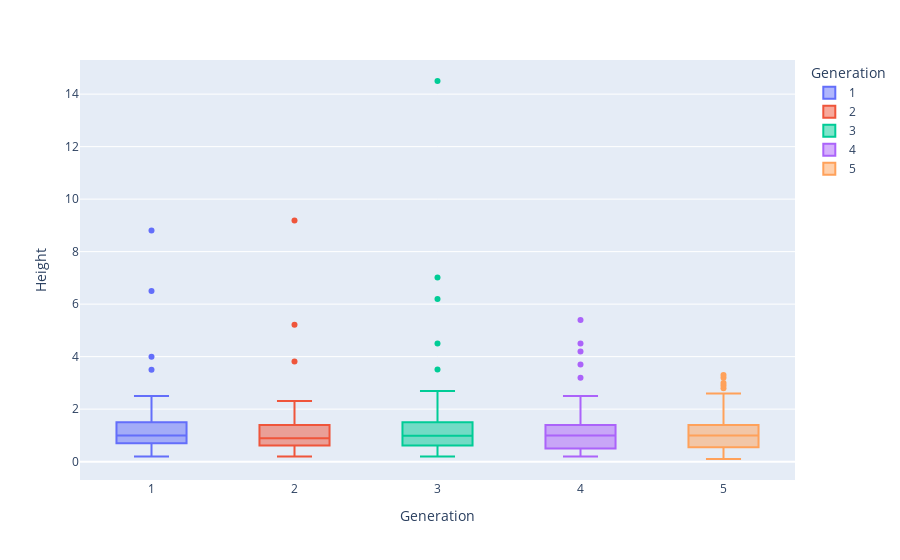

Source (notebook cell):
### Code cell
fig=px.box(pokemon, x="Generation", y="Height", hover_name="Name",
       color="Generation")

fig.show()
fig.write_html("EDAplots/HeightbyGen-box.html",include_plotlyjs='cdn')

### Figure 1 — Plotly figure (JSON) as saved in the notebook; plotly's stock layout.template omitted (floating-point values rounded to 4 significant figures; data arrays with more than 128 entries replaced by an {"elided": "..."} marker saying what was removed)
{"data": [{"alignmentgroup": "True", "hovertemplate": "<b>%{hovertext}</b><br><br>Generation=%{x}<br>Height=%{y}<extra></extra>", "hovertext": {"elided": "151 str values"}, "legendgroup": "1", "marker": {"color": "#636efa"}, "name": "1", "notched": false, "offsetgroup": "1", "orientation": "v", "showlegend": true, "type": "box", "x": {"elided": "151 int values"}, "x0": " ", "xaxis": "x", "y": {"elided": "151 float values"}, "y0": " ", "yaxis": "y"}, {"alignmentgroup": "True", "hovertemplate": "<b>%{hovertext}</b><br><br>Generation=%{x}<br>Height=%{y}<extra></extra>", "hovertext": ["Chikorita", "Bayleef", "Meganium", "Cyndaquil", "Quilava", "Typhlosion", "Totodile", "Croconaw", "Feraligatr", "Sentret", "Furret", "Hoothoot", "Noctowl", "Ledyba", "Ledian", "Spinarak", "Ariados", "Crobat", "Chinchou", "Lanturn", "Pichu", "Cleffa", "Igglybuff", "Togepi", "Togetic", "Natu", "Xatu", "Mareep", "Flaaffy", "Ampharos", "Bellossom", "Marill", "Azumarill", "Sudowoodo", "Politoed", "Hoppip", "Skiploom", "Jumpluff", "Aipom", "Sunkern", "Sunflora", "Yanma", "Wooper", "Quagsire", "Espeon", "Umbreon", "Murkrow", "Slowking", "Misdreavus", "Unown", "Wobbuffet", "Girafarig", "Pineco", "Forretress", "Dunsparce", "Gligar", "Steelix", "Snubbull", "Granbull", "Qwilfish", "Scizor", "Shuckle", "Heracross", "Sneasel", "Teddiursa", "Ursaring", "Slugma", "Magcargo", "Swinub", "Piloswine", "Corsola", "Remoraid", "Octillery", "Delibird", "Mantine", "Skarmory", "Houndour", "Houndoom", "Kingdra", "Phanpy", "Donphan", "Porygon2", "Stantler", "Smeargle", "Tyrogue", "Hitmontop", "Smoochum", "Elekid", "Magby", "Miltank", "Blissey", "Raikou", "Entei", "Suicune", "Larvitar", "Pupitar", "Tyranitar", "Lugia", "Ho-Oh", "Celebi"], "legendgroup": "2", "marker": {"color": "#EF553B"}, "name": "2", "notched": false, "offsetgroup": "2", "orientation": "v", "showlegend": true, "type": "box", "x": [2, 2, 2, 2, 2, 2, 2, 2, 2, 2, 2, 2, 2, 2, 2, 2, 2, 2, 2, 2, 2, 2, 2, 2, 2, 2, 2, 2, 2, 2, 2, 2, 2, 2, 2, 2, 2, 2, 2, 2, 2, 2, 2, 2, 2, 2, 2, 2, 2, 2, 2, 2, 2, 2, 2, 2, 2, 2, 2, 2, 2, 2, 2, 2, 2, 2, 2, 2, 2, 2, 2, 2, 2, 2, 2, 2, 2, 2, 2, 2, 2, 2, 2, 2, 2, 2, 2, 2, 2, 2, 2, 2, 2, 2, 2, 2, 2, 2, 2, 2], "x0": " ", "xaxis": "x", "y": [0.89, 1.19, 1.8, 0.51, 0.89, 1.7, 0.61, 1.09, 2.31, 0.79, 1.8, 0.71, 1.6, 0.99, 1.4, 0.51, 1.09, 1.8, 0.51, 1.19, 0.3, 0.3, 0.3, 0.3, 0.61, 0.2, 1.5, 0.61, 0.79, 1.4, 0.41, 0.41, 0.79, 1.19, 1.09, 0.41, 0.61, 0.79, 0.79, 0.3, 0.79, 1.19, 0.41, 1.4, 0.89, 0.99, 0.51, 2.01, 0.71, 0.51, 1.3, 1.5, 0.61, 1.19, 1.5, 1.09, 9.19, 0.61, 1.4, 0.51, 2.01, 0.61, 1.5, 0.89, 0.61, 1.8, 0.71, 0.79, 0.41, 1.09, 0.61, 0.61, 0.89, 0.89, 2.11, 1.7, 0.61, 1.4, 1.8, 0.51, 1.09, 0.61, 1.4, 1.19, 0.71, 1.4, 0.41, 0.61, 0.71, 1.19, 1.5, 1.91, 2.11, 2.01, 0.61, 1.19, 2.01, 5.21, 3.81, 0.61], "y0": " ", "yaxis": "y"}, {"alignmentgroup": "True", "hovertemplate": "<b>%{hovertext}</b><br><br>Generation=%{x}<br>Height=%{y}<extra></extra>", "hovertext": {"elided": "135 str values"}, "legendgroup": "3", "marker": {"color": "#00cc96"}, "name": "3", "notched": false, "offsetgroup": "3", "orientation": "v", "showlegend": true, "type": "box", "x": {"elided": "135 int values"}, "x0": " ", "xaxis": "x", "y": {"elided": "135 float values"}, "y0": " ", "yaxis": "y"}, {"alignmentgroup": "True", "hovertemplate": "<b>%{hovertext}</b><br><br>Generation=%{x}<br>Height=%{y}<extra></extra>", "hovertext": ["Turtwig", "Grotle", "Torterra", "Chimchar", "Monferno", "Infernape", "Piplup", "Prinplup", "Empoleon", "Starly", "Staravia", "Staraptor", "Bidoof", "Bibarel", "Kricketot", "Kricketune", "Shinx", "Luxio", "Luxray", "Budew", "Roserade", "Cranidos", "Rampardos", "Shieldon", "Bastiodon", "Burmy", "Wormadam", "Mothim", "Combee", "Vespiquen", "Pachirisu", "Buizel", "Floatzel", "Cherubi", "Cherrim", "Shellos", "Gastrodon", "Ambipom", "Drifloon", "Drifblim", "Buneary", "Lopunny", "Mismagius", "Honchkrow", "Glameow", "Purugly", "Chingling", "Stunky", "Skuntank", "Bronzor", "Bronzong", "Bonsly", "Mime", "Happiny", "Chatot", "Spiritomb", "Gible", "Gabite", "Garchomp", "Munchlax", "Riolu", "Lucario", "Hippopotas", "Hippowdon", "Skorupi", "Drapion", "Croagunk", "Toxicroak", "Carnivine", "Finneon", "Lumineon", "Mantyke", "Snover", "Abomasnow", "Weavile", "Magnezone", "Lickilicky", "Rhyperior", "Tangrowth", "Electivire", "Magmortar", "Togekiss", "Yanmega", "Leafeon", "Glaceon", "Gliscor", "Mamoswine", "Porygon-Z", "Gallade", "Probopass", "Dusknoir", "Froslass", "Rotom", "Uxie", "Mesprit", "Azelf", "Dialga", "Palkia", "Heatran", "Regigigas", "Giratina", "Cresselia", "Phione", "Manaphy", "Darkrai", "Shaymin", "Arceus"], "legendgroup": "4", "marker": {"color": "#ab63fa"}, "name": "4", "notched": false, "offsetgroup": "4", "orientation": "v", "showlegend": true, "type": "box", "x": [4, 4, 4, 4, 4, 4, 4, 4, 4, 4, 4, 4, 4, 4, 4, 4, 4, 4, 4, 4, 4, 4, 4, 4, 4, 4, 4, 4, 4, 4, 4, 4, 4, 4, 4, 4, 4, 4, 4, 4, 4, 4, 4, 4, 4, 4, 4, 4, 4, 4, 4, 4, 4, 4, 4, 4, 4, 4, 4, 4, 4, 4, 4, 4, 4, 4, 4, 4, 4, 4, 4, 4, 4, 4, 4, 4, 4, 4, 4, 4, 4, 4, 4, 4, 4, 4, 4, 4, 4, 4, 4, 4, 4, 4, 4, 4, 4, 4, 4, 4, 4, 4, 4, 4, 4, 4, 4], "x0": " ", "xaxis": "x", "y": [0.4, 1.1, 2.2, 0.5, 0.9, 1.2, 0.4, 0.8, 1.7, 0.3, 0.6, 1.2, 0.5, 1, 0.3, 1, 0.5, 0.9, 1.4, 0.2, 0.9, 0.9, 1.6, 0.5, 1.3, 0.2, 0.5, 0.9, 0.3, 1.2, 0.4, 0.7, 1.1, 0.4, 0.5, 0.3, 0.9, 1.2, 0.4, 1.2, 0.4, 1.2, 0.9, 0.9, 0.5, 1, 0.2, 0.4, 1, 0.5, 1.3, 0.5, 0.6, 0.6, 0.5, 1, 0.7, 1.4, 1.9, 0.6, 0.7, 1.2, 0.8, 2, 0.8, 1.3, 0.7, 1.3, 1.4, 0.4, 1.2, 1, 1, 2.2, 1.1, 1.2, 1.7, 2.4, 2, 1.8, 1.6, 1.5, 1.9, 1, 0.8, 2, 2.5, 0.9, 1.6, 1.4, 2.2, 1.3, 0.3, 0.3, 0.3, 0.3, 5.4, 4.2, 1.7, 3.7, 4.5, 1.5, 0.4, 0.3, 1.5, 0.2, 3.2], "y0": " ", "yaxis": "y"}, {"alignmentgroup": "True", "hovertemplate": "<b>%{hovertext}</b><br><br>Generation=%{x}<br>Height=%{y}<extra></extra>", "hovertext": {"elided": "156 str values"}, "legendgroup": "5", "marker": {"color": "#FFA15A"}, "name": "5", "notched": false, "offsetgroup": "5", "orientation": "v", "showlegend": true, "type": "box", "x": {"elided": "156 int values"}, "x0": " ", "xaxis": "x", "y": {"elided": "156 float values"}, "y0": " ", "yaxis": "y"}], "layout": {"boxmode": "overlay", "legend": {"title": {"text": "Generation"}, "tracegroupgap": 0}, "margin": {"t": 60}, "xaxis": {"anchor": "y", "categoryarray": [1, 2, 3, 4, 5], "categoryorder": "array", "domain": [0, 1], "title": {"text": "Generation"}}, "yaxis": {"anchor": "x", "domain": [0, 1], "title": {"text": "Height"}}}}
